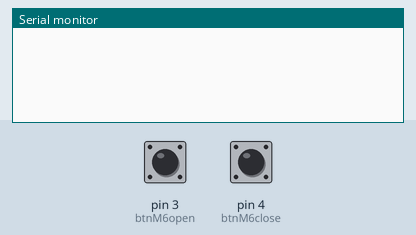
Recording of a sketch running on a simulated Arduino Nano Every. Shown: the last lines printed to the serial monitor. The inputs (shaded band) are chosen by the test bench; at power-on: pin 3 (btnM6open) LOW, pin 4 (btnM6close) LOW. No radio packets arrive unless stated.

Above: at 1.2 s.
1.3 s: pin 3 (btnM6open) pulled HIGH for 0.15 s
At 2.0 s:
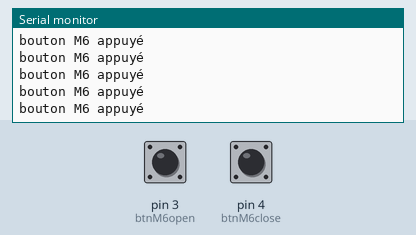
2.9 s: pin 4 (btnM6close) pulled HIGH for 0.15 s
At 3.6 s:
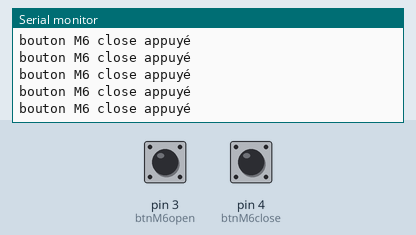
4.5 s: pin 3 (btnM6open) driven HIGH and pin 4 (btnM6close) driven HIGH
At 5.1 s:
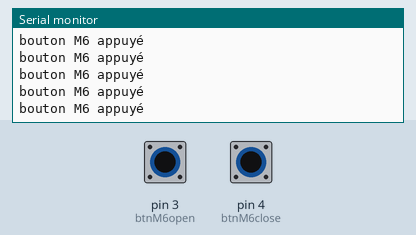
7.5 s: pin 3 (btnM6open) driven LOW
At 8.5 s:
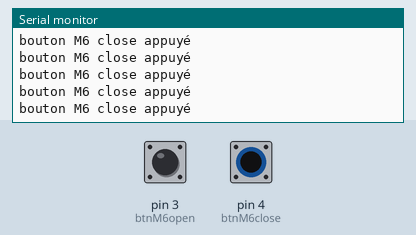
10.5 s: pin 3 (btnM6open) driven HIGH
At 11.3 s:
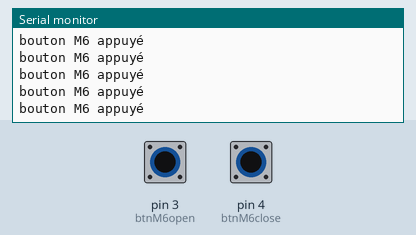
16.5 s: pin 3 (btnM6open) driven LOW
At 17.0 s:
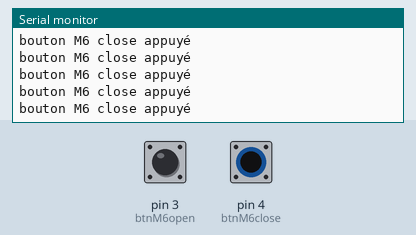

The sketch:

transmitter_v2.ino
```cpp
// Arduino NANO EVERY
// Bibliothèque
#include <SPI.h>
#include <RF24.h>

// Association des pins avec la carte
#define pinCE 7 // On associe la broche "CE" du NRF24L01 à la sortie digitale D7 de l'arduino
#define pinCSN 8 // On associe la broche "CSN" du NRF24L01 à la sortie digitale D8 de l'arduino
#define tunnel "PIPE1"
#define btnM6open 3
#define btnM6close 4

RF24 radio(pinCE, pinCSN);
const byte adresse[6] = {'P', 'I', 'P', 'E', '1'};

// Creation des messages
char msgnone = '0';
char msgbtnM6open = '1';
char msgbtnM6close = '2';
char msg = '0';

void setup() {
  // PinMode des composants
  pinMode(btnM6open, INPUT);
  pinMode(btnM6close, INPUT);

  // Instanciation radio
  radio.begin();
  radio.openWritingPipe(adresse);
  radio.setPALevel(RF24_PA_MAX);
  radio.stopListening(); // car transmitter

  // Demarrage Serial
  Serial.begin(9600);
}

void loop() {
  // Etat des boutons et lecture de leur valeur :
  int etat_btnM6open = digitalRead(btnM6open);
  int etat_btnM6close = digitalRead(btnM6close);

  // Activation des moteurs :
  //MOTEUR M6 OPEN
  if (etat_btnM6open == HIGH) {
    Serial.println("bouton M6 appuyé");
    msg = msgbtnM6open;
    radio.write(&msg, sizeof(msg));
  }else if(etat_btnM6close == HIGH){
    Serial.println("bouton M6 close appuyé");
    msg = msgbtnM6close;
    radio.write(&msg, sizeof(msg));
}

  //MOTEUR M6 CLOSE
  else {
    msg = msgnone;
    radio.write(&msg, sizeof(msg));
  }
}
```

Measured:
- after the input at 1.3 s, the serial monitor: prints a new line at once (image 1)
- after the input at 2.9 s, the serial monitor: prints a new line at once (image 2)
- after the input at 4.5 s, the serial monitor: prints a new line at once (image 3)
- after the input at 7.5 s, the serial monitor: prints a new line at once (image 4)
- after the input at 10.5 s, the serial monitor: prints a new line at once (image 5)
- after the input at 16.5 s, the serial monitor: prints a new line at once (image 6)
